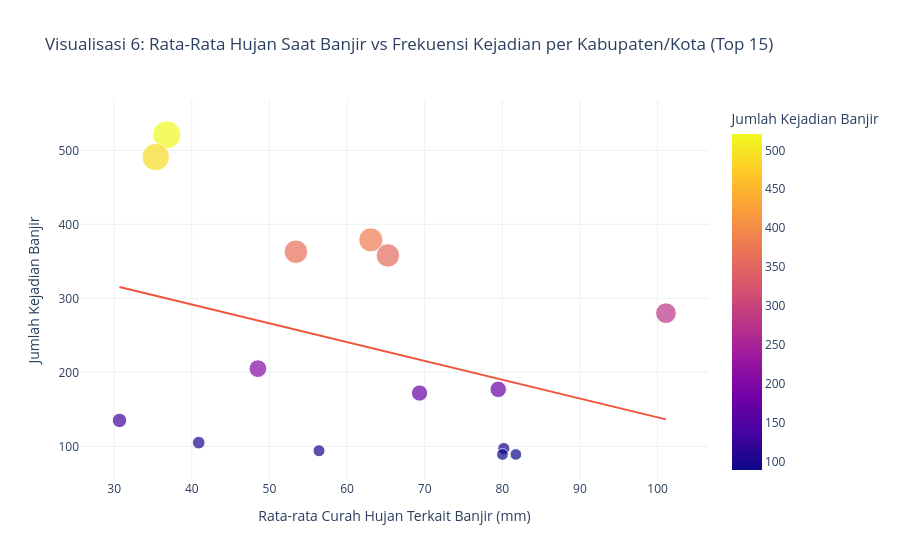

Notebook code for this chart:
### Code cell
# VISUALISASI 6: Hujan vs Kejadian Banjir (Berdasarkan consensus_rainfall_flood.csv)
try:
    df_f = df_flood.to_pandas()
    # Agregat kejadian banjir per kabupaten/kota jika ada
    kab_f = None
    for c in df_f.columns:
        if 'district' in c.lower() or 'kab' in c.lower():
            kab_f = c
            break
    if kab_f and 'rainfall_mm' in df_f.columns:
        df_f_agg = df_f.groupby(kab_f).agg({
            'rainfall_mm': 'mean',
            kab_f: 'count'
        }).rename(columns={kab_f:'jumlah_kejadian'}).reset_index()
        df_f_agg = df_f_agg.sort_values('jumlah_kejadian', ascending=False).head(15)
        
        fig6 = px.scatter(df_f_agg, x="rainfall_mm", y="jumlah_kejadian", 
                          size="jumlah_kejadian", color="jumlah_kejadian",
                          hover_name=kab_f,
                          title="Visualisasi 6: Rata-Rata Hujan Saat Banjir vs Frekuensi Kejadian per Kabupaten/Kota (Top 15)",
                          labels={"rainfall_mm":"Rata-rata Curah Hujan Terkait Banjir (mm)", "jumlah_kejadian":"Jumlah Kejadian Banjir"},
                          trendline="ols")
        fig6.update_layout(template="plotly_white")
        fig6.show()
    else:
        print("Kolom terkait tidak lengkap untuk visualisasi 6, tampilkan distribusi consensus_class")
        if 'consensus_class' in df_f.columns:
            vc = df_f['consensus_class'].value_counts().reset_index()
            vc.columns = ['consensus_class','jumlah']
            fig6b = px.bar(vc, x='consensus_class', y='jumlah', text_auto=True,
                           title='Visualisasi 6: Distribusi Kelas Konsensus Hujan-Banjir',
                           color='jumlah')
            fig6b.update_layout(template='plotly_white')
            fig6b.show()
except Exception as e:
    print(e)

### Figure 1 — Plotly figure (JSON) as saved in the notebook; plotly's stock layout.template omitted (floating-point values rounded to 4 significant figures)
{"data": [{"hovertemplate": "<b>%{hovertext}</b><br><br>Rata-rata Curah Hujan Terkait Banjir (mm)=%{x}<br>Jumlah Kejadian Banjir=%{marker.color}<extra></extra>", "hovertext": ["Karawang", "Bandung", "Bogor", "Bekasi", "Cirebon", "Sukabumi", "Bekasi_City", "Garut", "Cianjur", "Ciamis", "Subang", "Depok_City", "Sumedang", "Majalengka", "Bogor_City"], "legendgroup": "", "marker": {"color": [521, 491, 379, 363, 358, 280, 205, 177, 172, 135, 105, 97, 94, 89, 89], "coloraxis": "coloraxis", "size": [521, 491, 379, 363, 358, 280, 205, 177, 172, 135, 105, 97, 94, 89, 89], "sizemode": "area", "sizeref": 1.302, "symbol": "circle"}, "mode": "markers", "name": "", "orientation": "v", "showlegend": false, "type": "scatter", "x": [36.78, 35.36, 63.06, 53.41, 65.26, 101.1, 48.52, 79.48, 69.34, 30.69, 40.89, 80.19, 56.39, 81.75, 80.02], "xaxis": "x", "y": [521, 491, 379, 363, 358, 280, 205, 177, 172, 135, 105, 97, 94, 89, 89], "yaxis": "y"}, {"hovertemplate": "<b>OLS trendline</b><br>jumlah_kejadian = -2.53977 * rainfall_mm + 393.148<br>R<sup>2</sup>=0.121598<br><br>Rata-rata Curah Hujan Terkait Banjir (mm)=%{x}<br>Jumlah Kejadian Banjir=%{y} <b>(trend)</b><extra></extra>", "legendgroup": "", "marker": {"symbol": "circle"}, "mode": "lines", "name": "", "showlegend": false, "type": "scatter", "x": [30.69, 35.36, 36.78, 40.89, 48.52, 53.41, 56.39, 63.06, 65.26, 69.34, 79.48, 80.02, 80.19, 81.75, 101.1], "xaxis": "x", "y": [315.2, 303.4, 299.7, 289.3, 269.9, 257.5, 249.9, 233.0, 227.4, 217.0, 191.3, 189.9, 189.5, 185.5, 136.4], "yaxis": "y"}], "layout": {"coloraxis": {"colorbar": {"title": {"text": "Jumlah Kejadian Banjir"}}, "colorscale": [[0.0, "#0d0887"], [0.1111, "#46039f"], [0.2222, "#7201a8"], [0.3333, "#9c179e"], [0.4444, "#bd3786"], [0.5556, "#d8576b"], [0.6667, "#ed7953"], [0.7778, "#fb9f3a"], [0.8889, "#fdca26"], [1.0, "#f0f921"]]}, "legend": {"itemsizing": "constant", "tracegroupgap": 0}, "title": {"text": "Visualisasi 6: Rata-Rata Hujan Saat Banjir vs Frekuensi Kejadian per Kabupaten/Kota (Top 15)"}, "xaxis": {"anchor": "y", "domain": [0.0, 1.0], "title": {"text": "Rata-rata Curah Hujan Terkait Banjir (mm)"}}, "yaxis": {"anchor": "x", "domain": [0.0, 1.0], "title": {"text": "Jumlah Kejadian Banjir"}}}}
